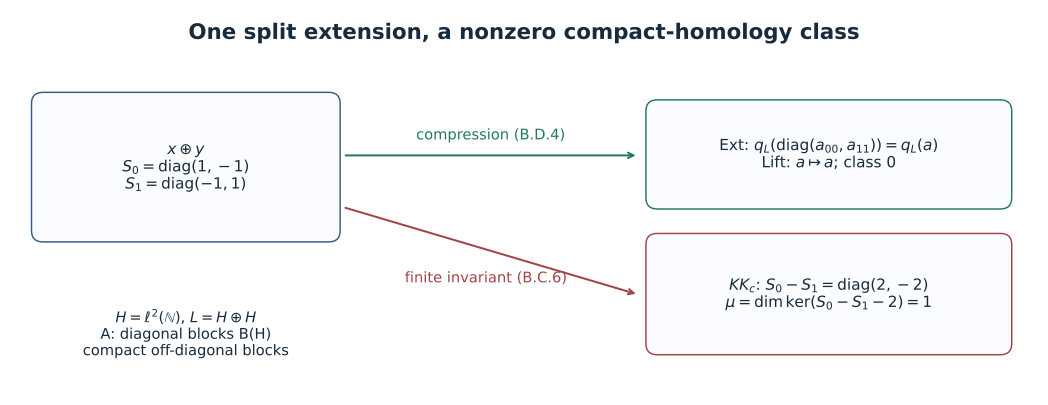

Here is the Python script that generated this plot:
"""Exact finite residual matrices of Theorem D.1; reproducible CC0 figure."""
from pathlib import Path
import numpy as np
import matplotlib
matplotlib.use("Agg")
import matplotlib.pyplot as plt
from matplotlib.patches import FancyBboxPatch

out = Path(__file__).resolve().parent
s0 = np.diag([1, -1])
s1 = np.diag([-1, 1])
delta = s0-s1
assert np.array_equal(delta, np.diag([2,-2]))
assert np.count_nonzero(np.linalg.eigvalsh(delta) == 2) == 1
fig, ax = plt.subplots(figsize=(10.8,4.1), dpi=150)
ax.set_xlim(0, 10.8)
ax.set_ylim(0, 4.1)
ax.axis("off")
def box(x,y,w,h,text,color):
    ax.add_patch(FancyBboxPatch((x,y),w,h,boxstyle="round,pad=0.12",
                 linewidth=1.1,edgecolor=color,facecolor="#fafcff"))
    ax.text(x+w/2,y+h/2,text,ha="center",va="center",fontsize=11.5,color="#182a3d")

ax.text(5.4,3.85,"One split extension, a nonzero compact-homology class",
        ha="center",va="center",fontsize=16,weight="bold",color="#182a3d")
box(.35,1.75,3.0,1.35,
    "$x\\oplus y$\n$S_0=\\mathrm{diag}(1,-1)$\n$S_1=\\mathrm{diag}(-1,1)$",
    "#345b8c")
box(6.8,2.1,3.6,.92,
    "Ext: $q_L(\\mathrm{diag}(a_{00},a_{11}))=q_L(a)$\nLift: $a\\mapsto a$; class $0$",
    "#23795b")
box(6.8,.55,3.6,1.05,
    "$KK_c$: $S_0-S_1=\\mathrm{diag}(2,-2)$\n$\\mu=\\dim\\ker(S_0-S_1-2)=1$",
    "#a14449")
ax.annotate("",xy=(6.6,2.55),xytext=(3.5,2.55),
            arrowprops=dict(arrowstyle="->",lw=1.5,color="#23795b"))
ax.text(5.05,2.72,"compression (B.D.4)",ha="center",fontsize=11,color="#23795b")
ax.annotate("",xy=(6.6,1.07),xytext=(3.5,2.0),
            arrowprops=dict(arrowstyle="->",lw=1.5,color="#a14449"))
ax.text(5.0,1.2,"finite invariant (B.C.6)",ha="center",fontsize=11,color="#a14449")
ax.text(1.85,.65,"$H=\\ell^2(\\mathbb{N})$, $L=H\\oplus H$\n"
        "A: diagonal blocks B(H)\ncompact off-diagonal blocks",
        ha="center",va="center",fontsize=11,color="#182a3d")
fig.tight_layout(pad=.3)
fig.savefig(out/"KT-KK-07-compact-extension-obstruction.svg",bbox_inches="tight")
fig.savefig(out/"KT-KK-07-compact-extension-obstruction.png",bbox_inches="tight")
print({"S0":s0.tolist(),"S1":s1.tolist(),"difference":delta.tolist(),"mu":1})
